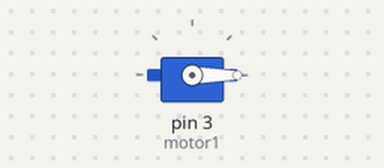
Recording of a sketch running on a simulated Arduino Uno, built with avr-gcc and run on an emulated ATmega328P. Shown: servo.

Above: at 0.05 s.
At 3.0 s:
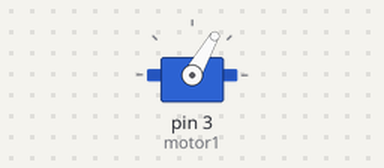
At 6.0 s:
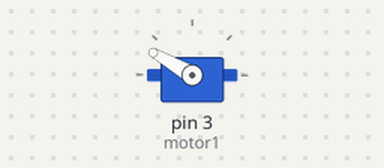
At 12.0 s:
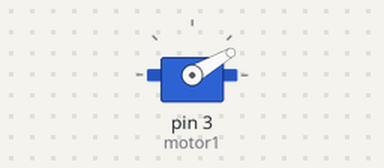
Timing chart, 0 to 15.6 s (numbered marks = the images above):
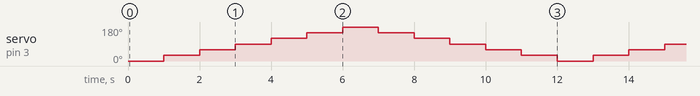

Measured:
- by itself, servo on pin 3 (motor1): repeats every 12.0 s: 60° 1.0 s, 90° 1.0 s, 120° 1.0 s, 150° 1.0 s, 180° 1.0 s, 150° 1.0 s, 120° 1.0 s, 90° 1.0 s, 60° 1.0 s, 30° 1.0 s, 0° 1.0 s, 30° 1.0 s

The sketch:

servo_motor.ino
```cpp
#include <Servo.h>

Servo motor1;

int pos = 0;
void setup() {
  // put your setup code here, to run once:
  motor1.attach(3);
}

void loop() {
  // put your main code here, to run repeatedly:
  for (int pos=0; pos<180; pos+=30){
      motor1.write(pos);
      delay(1000);
  }
  for (int pos=180; pos>0; pos-=30){
      motor1.write(pos);
      delay(1000);
  }

}
```
